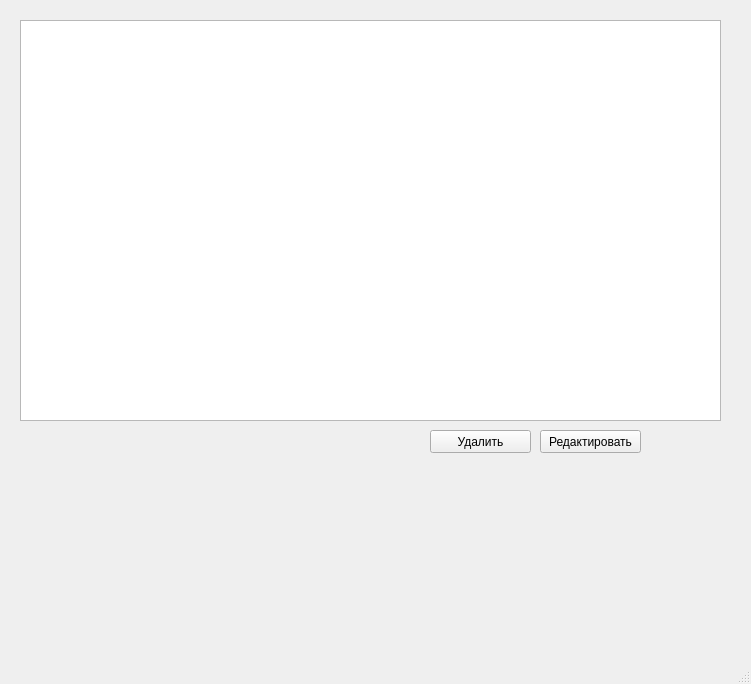
<?xml version="1.0" encoding="UTF-8"?>
<ui version="4.0">
 <class>MainWindow</class>
 <widget class="QMainWindow" name="MainWindow">
  <property name="geometry">
   <rect>
    <x>0</x>
    <y>0</y>
    <width>751</width>
    <height>684</height>
   </rect>
  </property>
  <property name="windowTitle">
   <string>MainWindow</string>
  </property>
  <widget class="QWidget" name="centralwidget">
   <widget class="QTableView" name="tableView">
    <property name="geometry">
     <rect>
      <x>20</x>
      <y>20</y>
      <width>701</width>
      <height>401</height>
     </rect>
    </property>
   </widget>
   <widget class="QPushButton" name="pushButton">
    <property name="geometry">
     <rect>
      <x>430</x>
      <y>430</y>
      <width>101</width>
      <height>23</height>
     </rect>
    </property>
    <property name="text">
     <string>Удалить</string>
    </property>
   </widget>
   <widget class="QPushButton" name="pushButton_2">
    <property name="geometry">
     <rect>
      <x>540</x>
      <y>430</y>
      <width>101</width>
      <height>23</height>
     </rect>
    </property>
    <property name="text">
     <string>Редактировать</string>
    </property>
   </widget>
  </widget>
  <widget class="QMenuBar" name="menubar">
   <property name="geometry">
    <rect>
     <x>0</x>
     <y>0</y>
     <width>751</width>
     <height>21</height>
    </rect>
   </property>
  </widget>
  <widget class="QStatusBar" name="statusbar"/>
 </widget>
 <resources/>
 <connections/>
</ui>
